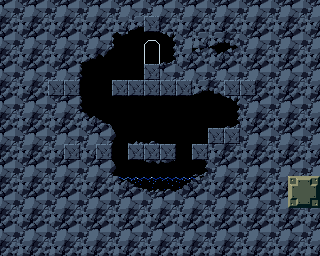

Rendered tile map (Tiled .tmx) drawn with the repository's tilesets; below, a short description and the full map source, tile grids included:
An orthogonal 20x16 tile map with 16x16 px tiles, 3 tile layers (Bcakground, Tile Layer 3, Tile Layer 1), 2 tilesets.

<map version="1.0" orientation="orthogonal" renderorder="right-down" width="20" height="16" tilewidth="16" tileheight="16" nextobjectid="1">
 <tileset firstgid="1" name="prtcave" tilewidth="16" tileheight="16" tilecount="80" columns="16">
  <image source="../tilesets/PrtCave.png" width="256" height="80" />
 </tileset>
 <tileset firstgid="81" name="prtbarr" tilewidth="16" tileheight="16" tilecount="80" columns="16">
  <image source="../tilesets/PrtBarr.png" width="256" height="88" />
 </tileset>
 <layer name="Bcakground" width="20" height="16">
  <data encoding="csv">
34,33,34,33,34,33,34,33,34,33,34,33,34,33,34,33,34,33,34,33,
50,49,50,49,50,49,50,49,3,49,50,49,50,49,50,49,50,49,50,49,
34,33,34,33,34,33,34,36,1,11,37,33,49,3,6,33,34,33,34,33,
50,49,50,49,50,3,4,1,1,27,53,49,22,19,22,49,50,49,50,49,
34,33,34,33,34,54,1,1,1,1,34,33,34,33,34,33,34,33,34,33,
50,49,50,49,1,1,1,1,1,1,1,1,3,6,1,1,50,49,50,49,
34,33,34,33,34,54,1,1,1,1,1,1,1,1,37,33,34,33,34,33,
50,49,50,49,50,19,20,1,1,1,1,1,1,1,53,49,50,49,50,49,
34,33,34,33,34,33,34,38,17,18,1,1,1,1,1,33,34,33,34,33,
50,49,50,49,1,49,1,1,1,1,1,1,1,49,50,49,50,49,50,49,
34,33,34,33,34,33,34,38,1,65,66,1,53,33,34,33,34,33,34,33,
50,49,50,49,50,49,50,7,8,23,24,9,10,49,50,49,50,49,50,49,
34,33,34,33,34,33,34,33,34,33,34,33,34,33,34,33,34,33,34,33,
50,49,50,49,50,49,50,49,50,49,50,49,50,49,50,49,50,49,50,49,
34,33,34,33,34,33,34,33,34,33,34,33,34,33,34,33,34,33,34,33,
50,49,50,49,50,49,50,49,50,49,50,49,50,49,50,49,50,49,50,49
</data>
 </layer>
 <layer name="Tile Layer 3" width="20" height="16">
  <data encoding="csv">
0,0,0,0,0,0,0,0,0,0,0,0,0,0,0,0,0,0,0,0,
0,0,0,0,0,0,0,0,0,0,0,0,0,0,0,0,0,0,0,0,
0,0,0,0,0,0,0,0,0,0,0,0,0,0,0,0,0,0,0,0,
0,0,0,0,0,0,0,0,0,0,0,0,0,0,0,0,0,0,0,0,
0,0,0,0,0,0,0,0,0,0,0,0,0,0,0,0,0,0,0,0,
0,0,0,0,0,0,0,0,0,0,0,0,0,0,0,0,0,0,0,0,
0,0,0,0,0,0,0,0,0,0,0,0,0,0,0,0,0,0,0,0,
0,0,0,0,0,0,0,0,0,0,0,0,0,0,0,0,0,0,0,0,
0,0,0,0,0,0,0,0,0,0,0,0,0,0,0,0,0,0,0,0,
0,0,0,0,0,0,0,0,0,0,0,0,0,0,0,0,0,0,0,0,
0,0,0,0,0,0,0,0,0,0,0,0,0,0,0,0,0,0,0,0,
0,0,0,0,0,0,0,0,0,0,0,0,0,0,0,0,0,0,84,85,
0,0,0,0,0,0,0,0,0,0,0,0,0,0,0,0,0,0,100,101,
0,0,0,0,0,0,0,0,0,0,0,0,0,0,0,0,0,0,0,0,
0,0,0,0,0,0,0,0,0,0,0,0,0,0,0,0,0,0,0,0,
0,0,0,0,0,0,0,0,0,0,0,0,0,0,0,0,0,0,0,0
</data>
 </layer>
 <layer name="Tile Layer 1" width="20" height="16">
  <data encoding="csv">
0,0,0,0,0,0,0,0,0,0,0,0,0,0,0,0,0,0,0,0,
0,0,0,0,0,0,0,0,0,2,0,0,0,0,0,0,0,0,0,0,
0,0,0,0,0,0,0,0,0,0,0,0,0,0,0,0,0,0,0,0,
0,0,0,0,0,0,0,0,0,0,0,0,0,0,0,0,0,0,0,0,
0,0,0,0,0,0,0,0,0,2,0,0,0,0,0,0,0,0,0,0,
0,0,0,2,2,0,0,2,2,2,2,2,0,0,2,2,0,0,0,0,
0,0,0,0,0,0,0,0,0,0,0,0,0,0,0,0,0,0,0,0,
0,0,0,0,0,0,0,0,0,0,0,0,0,0,0,0,0,0,0,0,
0,0,0,0,0,0,0,0,0,0,0,0,0,2,2,0,0,0,0,0,
0,0,0,0,2,0,2,0,2,2,2,0,2,0,0,0,0,0,0,0,
0,0,0,0,0,0,0,0,0,0,0,0,0,0,0,0,0,0,0,0,
0,0,0,0,0,0,0,0,0,0,0,0,0,0,0,0,0,0,0,0,
0,0,0,0,0,0,0,0,0,0,0,0,0,0,0,0,0,0,0,0,
0,0,0,0,0,0,0,0,0,0,0,0,0,0,0,0,0,0,0,0,
0,0,0,0,0,0,0,0,0,0,0,0,0,0,0,0,0,0,0,0,
0,0,0,0,0,0,0,0,0,0,0,0,0,0,0,0,0,0,0,0
</data>
 </layer>
</map>